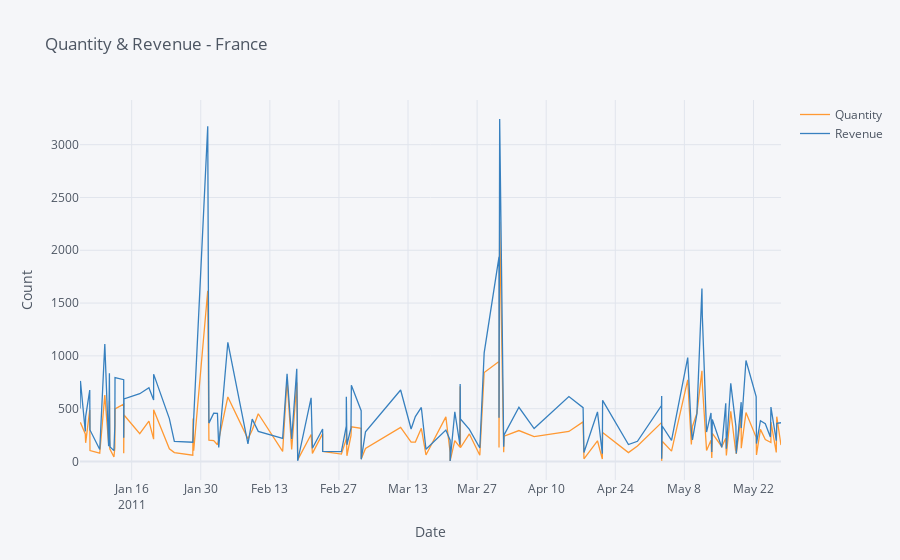

Write notebook code for a chart like this one.
### Code cell
toFrance.iplot(kind='line', xTitle='Date',
                  yTitle='Count', title='Quantity & Revenue - France')
